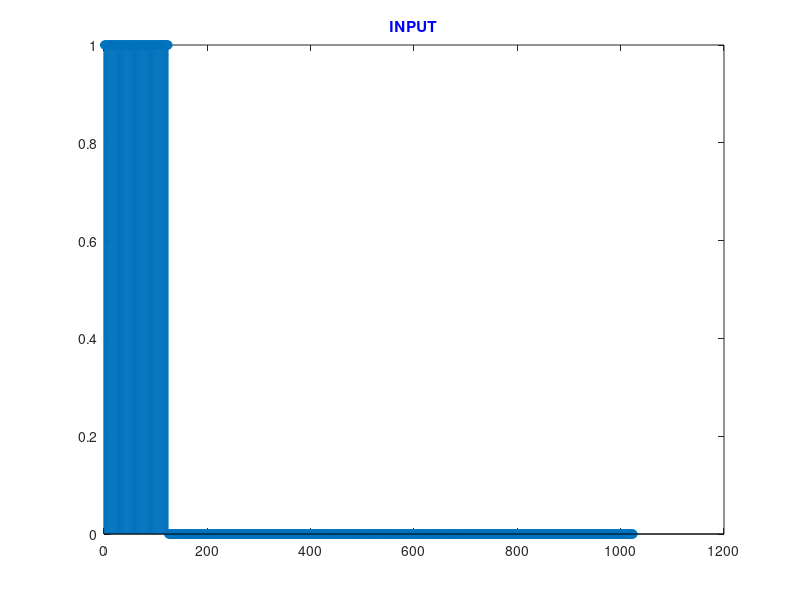

Write MATLAB code to recreate this figure.
%% Lab Excercises: FIR Filters
% 3.1 Deconvolution Experiment for 1-D Filters
% a)
close all; clear all;
xx = 0:1:1024;
yy = [ones(1,124) zeros(1,900)];
stem(yy); title('INPUT','Color','b');



%%subplot(2,1,2);
%%stem(nn,xxfir(nn));title('OUTPUT','Color','r')
;

